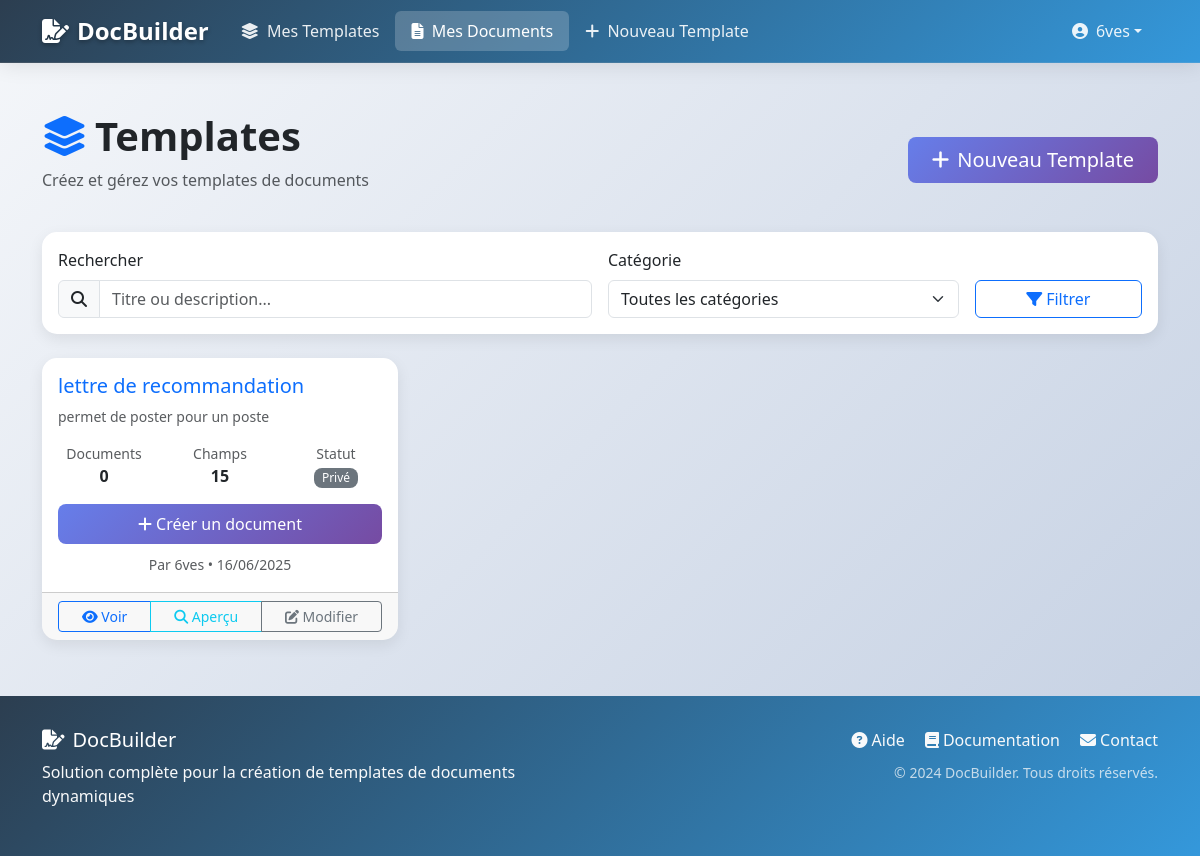
Page /documents/ (signed in) on the earlier database version.
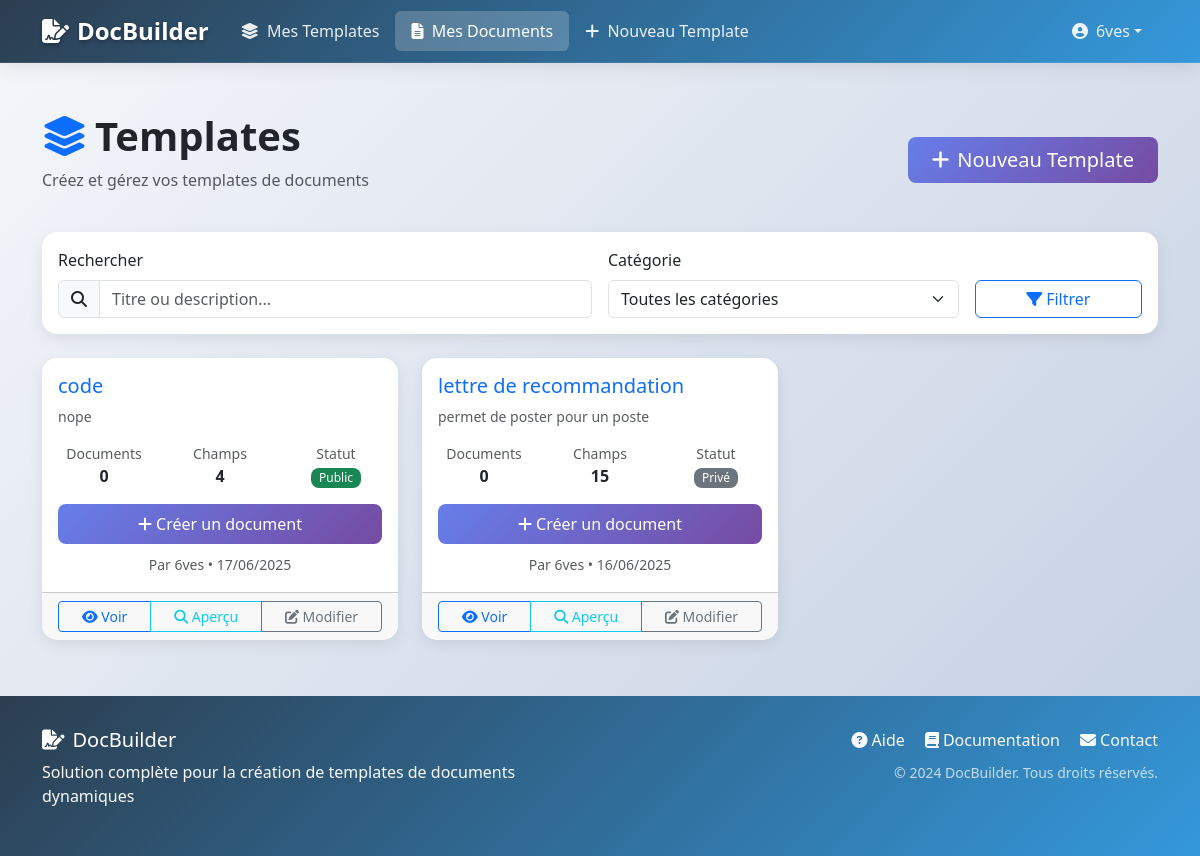
Same page on the later database version.
### templates_app/models.py (models this page shows, shortened)
class Template(models.Model):
    title = models.CharField(max_length=200, verbose_name="Titre du template")
    description = models.TextField(blank=True, null=True, verbose_name="Description")
    content = models.TextField(verbose_name="Contenu du template avec placeholders")
    created_by = models.ForeignKey(User, on_delete=models.CASCADE, verbose_name="Créé par")
    created_at = models.DateTimeField(default=timezone.now, verbose_name="Date de création")
    updated_at = models.DateTimeField(auto_now=True, verbose_name="Dernière modification")
    is_public = models.BooleanField(default=False, verbose_name="Template public")
    class Meta:
        verbose_name = "Template"
        verbose_name_plural = "Templates"
        ordering = ['-created_at']

### templates_app/views.py (the view)
# urls.py: path('documents/', views.document_list, name='document_list'),
@login_required
def document_list(request):
    search = request.GET.get('search', '').strip()
    selected_template = request.GET.get('template', '')
    selected_status = request.GET.get('status', '')
    documents = Document.objects.filter(created_by=request.user)
    all_documents = documents  # Pour les statistiques
    if search:
        documents = documents.filter(
            Q(title__icontains=search) |
            Q(template__title__icontains=search)
        )
    if selected_template:
        documents = documents.filter(template_id=selected_template)
    if selected_status == 'completed':
        documents = documents.filter(is_completed=True)
    elif selected_status == 'draft':
        documents = documents.filter(is_completed=False)
    documents = documents.order_by('-updated_at')
    completed_count = all_documents.filter(is_completed=True).count()
    draft_count = all_documents.filter(is_completed=False).count()
    week_ago = timezone.now() - timedelta(days=7)
    recent_count = all_documents.filter(created_at__gte=week_ago).count()
    paginator = Paginator(documents, 12)
    page_number = request.GET.get('page')
    documents = paginator.get_page(page_number)
    templates = Template.objects.filter(
        Q(created_by=request.user) | Q(is_public=True)
    ).order_by('title')
    context = {
        'documents': documents,
        'templates': templates,
        'search': search,
        'selected_template': selected_template,
        'selected_status': selected_status,
        'completed_count': completed_count,
        'draft_count': draft_count,
        'recent_count': recent_count,
    }
    return render(request, 'templates_app/document_list.html', context)

### templates/templates_app/document_list.html (shortened to what the changed rows need)
{% extends 'base.html' %}
{% load static %}
{% block content %}
<div class="container">
    <div class="d-flex justify-content-between align-items-center mb-4">
        <div>
            <h1 class="fw-bold mb-2">
                <i class="fas fa-layer-group text-primary me-2"></i>Templates
            </h1>
        </div>
    </div>
    {% if templates %}
        <div class="row">
            {% for template in templates %}
                <div class="col-lg-4 col-md-6 mb-4">
                    <div class="card h-100">
                        <div class="card-body d-flex flex-column">
                            <h5 class="card-title">
                                <a href="{% url 'templates_app:template_detail' template.id %}" class="text-decoration-none">
                                    {{ template.title }}
                                </a>
                            </h5>
                            {% if template.description %}
                                <p class="card-text text-muted small">
                                    {{ template.description|truncatechars:100 }}
                                </p>
                            {% endif %}
                            <div class="mt-auto">
                                <div class="row text-center mb-3">
                                    <div class="col-4">
                                        <small class="text-muted d-block">Documents</small>
                                        <strong>{{ template.document_count|default:0 }}</strong>
                                    </div>
                                    <div class="col-4">
                                        <small class="text-muted d-block">Champs</small>
                                        <strong>{{ template.fields.count }}</strong>
                                    </div>
                                    <div class="col-4">
                                        <small class="text-muted d-block">Statut</small>
                                        {% if template.is_public %}
                                            <span class="badge bg-success">Public</span>
                                        {% else %}
                                            <span class="badge bg-secondary">Privé</span>
                                        {% endif %}
                                    </div>
                                </div>
                                <div class="d-grid">
                                    <a href="{% url 'templates_app:document_create' template.id %}" class="btn btn-primary">
                                        <i class="fas fa-plus me-1"></i>Créer un document
                                    </a>
                                </div>
                                <div class="mt-2 text-center">
                                    <small class="text-muted">
                                        Par {{ template.created_by.username }} • {{ template.created_at|date:"d/m/Y" }}
                                    </small>
                                </div>
                            </div>
                        </div>
                        <div class="card-footer">
                            <div class="btn-group w-100">
                                <a href="{% url 'templates_app:template_detail' template.id %}"
                                   class="btn btn-outline-primary btn-sm">
                                    <i class="fas fa-eye"></i> Voir
                                </a>
                                <a href="{% url 'templates_app:template_preview' template.id %}"
                                   class="btn btn-outline-info btn-sm">
                                    <i class="fas fa-search"></i> Aperçu
                                </a>
                                {% if template.created_by == request.user %}
                                    <a href="{% url 'templates_app:template_edit' template.id %}"
                                       class="btn btn-outline-secondary btn-sm">
                                        <i class="fas fa-edit"></i> Modifier
                                    </a>
                                {% endif %}
                            </div>
                        </div>
                    </div>
                </div>
            {% endfor %}
        </div>
    {% endif %}
</div>
{% endblock %}

Differences in the rows shown:
added Template: title "code", description "nope", document_count "0", fields.count "4", is_public "Public", created_by.username "6ves", created_at "17/06/2025", shows "Modifier"
